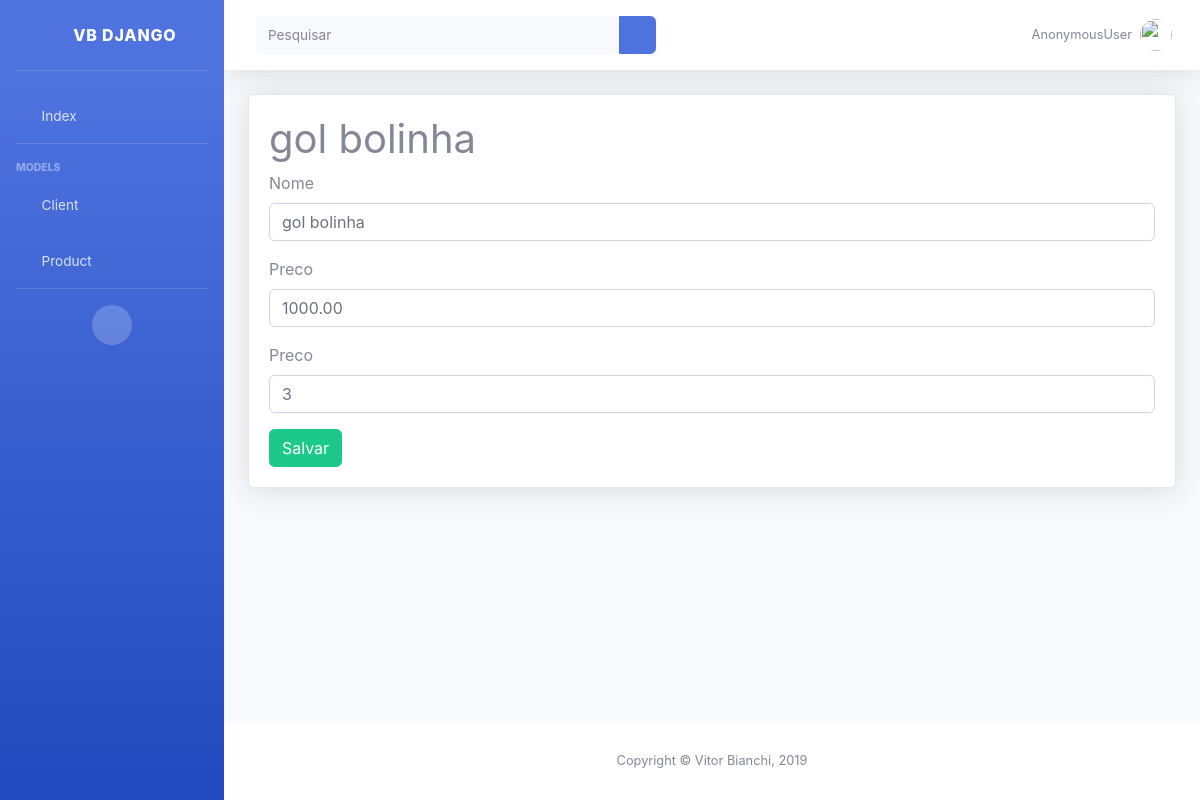
Page /product/1 on the committed database.
### core/models.py (models this page shows)
class Product(models.Model):
    nome  = models.CharField('Nome', max_length=100)
    preco = models.DecimalField('Preço', decimal_places=2, max_digits=10)
    estoque = models.IntegerField('Quantidade em Estoque')
    def __str__(self):
        return self.nome

### core/views.py (the view)
# urls.py: path('product/<int:id>', product, name="product")
def product(request, id):
    query = get_object_or_404(Product, id=id)
    context = {
        'product': query
    }
    return render(request, 'product.html', context)

### core/templates/product.html (shortened to what this page needs)
{% load static %}
<!DOCTYPE html>
<html lang="pt-br">
<head>
    <link rel="stylesheet" href="{% static 'vendor/fontawesome-free/css/all.min.css' %}">
    <link rel="stylesheet" href="{% static 'css/style.css' %}">
</head>
<body id="page-top">
    <div id="wrapper">
        <ul class="navbar-nav bg-gradient-primary sidebar sidebar-dark accordion" id="accordionSidebar">
            <a class="sidebar-brand d-flex align-items-center justify-content-center" href="index.html">
                <div class="sidebar-brand-icon rotate-n-15">
                    <i class="fas fa-laugh-wink"></i>
                </div>
                <div class="sidebar-brand-text mx-3"> VB Django </div>
            </a>
            <hr class="sidebar-divider">
            <li class="nav-item">
                <a class="nav-link" href="{% url 'index' %}">
                    <i class="fas fa-fw fa-tachometer-alt"></i>
                    <span>Index</span>
                </a>
            </li>
            <hr class="sidebar-divider">
            <div class="sidebar-heading">
                Models
            </div>
            <li class="nav-item">
                <a class="nav-link" href="#">
                    <i class="fas fa-fw fa-cog"></i>
                    <span>Client</span>
                </a>
            </li>
            <li class="nav-item">
                <a class="nav-link" href="#">
                    <i class="fas fa-fw fa-wrench"></i>
                    <span>Product</span>
                </a>
            </li>
            <hr class="sidebar-divider d-none d-md-block">
            <div class="text-center d-none d-md-inline">
                <button class="rounded-circle border-0" id="sidebarToggle"></button>
            </div>
        </ul>
        <div id="content-wrapper" class="d-flex flex-column">
            <div id="content">
                <nav class="navbar navbar-expand navbar-light bg-white topbar mb-4 static-top shadow">
                    <form class="d-none d-sm-inline-block form-inline mr-auto ml-md-3 my-2 my-md-0 mw-100 navbar-search">
                        <div class="input-group">
                            <input type="text" class="form-control bg-light border-0 small" placeholder="Pesquisar" aria-label="Search" aria-describedby="basic-addon2">
                            <div class="input-group-append">
                                <button class="btn btn-primary" type="button">
                                    <i class="fas fa-search fa-sm"></i>
                                </button>
                            </div>
                        </div>
                    </form>
                    <ul class="navbar-nav ml-auto">
                        <li class="nav-item dropdown no-arrow">
                            <a class="nav-link" href="#" id="userDropdown" role="button" data-toggle="dropdown" aria-haspopup="true" aria-expanded="false">
                                <span class="mr-2 d-none d-lg-inline text-gray-600 small">{{ user }}</span>
                                <img class="img-profile rounded-circle" src="https://source.unsplash.com/QAB-WJcbgJk/60x60">
                            </a>
                        </li>
                    </ul>
                </nav>
                <div class="container-fluid">
                    <div class="card shadow mb-4">
                        <div class="card-body">
                            <h1>{{ product }}</h1>
                            <form>
                                <div class="form-group">
                                    <label for="nomeproduto">Nome</label>
                                    <input type="text" class="form-control" id="nomeproduto" value="{{ product }}" >
                                </div>
                                <div class="form-group">
                                    <label for="precoproduto">Preco</label>
                                    <input type="text" class="form-control" id="precoproduto" value="{{ product.preco }}">
                                </div>
                                <div class="form-group">
                                    <label for="precoproduto">Preco</label>
                                    <input type="text" class="form-control" id="precoproduto" value="{{ product.estoque }}">
                                </div>
                                <div class="row">
                                    <div class="col align-left">
                                        <button type="submit" class="btn btn-success">Salvar</button>
                                    </div>
                                </div>
                              </form>
                        </div>
                    </div>
                </div>
            </div>
            <footer class="sticky-footer bg-white">
                <div class="container my-auto">
                    <div class="copyright text-center my-auto">
                        <span>Copyright &copy; Vitor Bianchi, 2019</span>
                    </div>
                </div>
            </footer>
        </div>
    </div>
</body>
</html>

### rows in the picture
Product: nome "gol bolinha", preco "1000.00", estoque "3"

### other values in the picture
{{ user }} "AnonymousUser"
